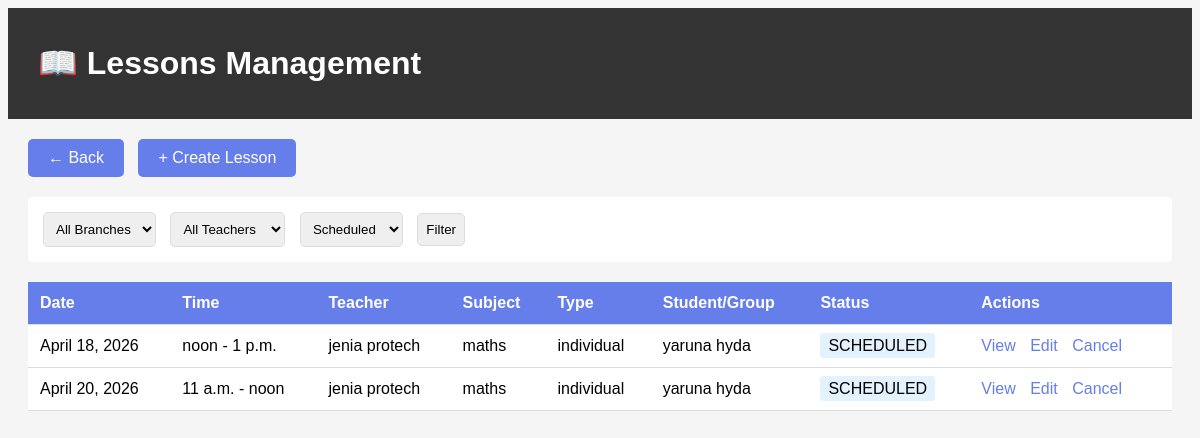
The app's page /lessons/list/ (signed in), older data.
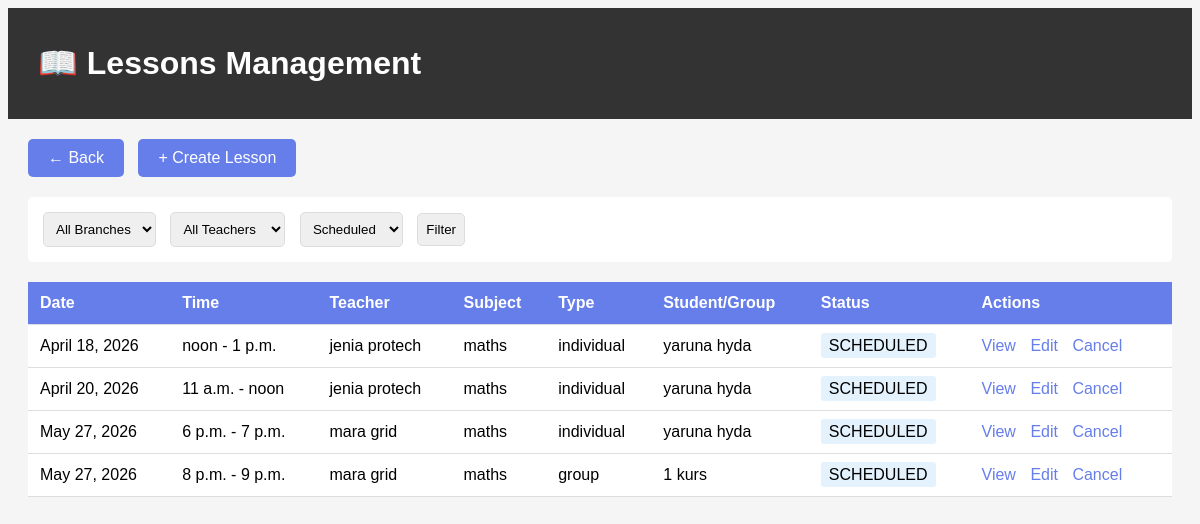
The same page, newer data.
### lessons/models.py (models this page shows)
class Lesson(models.Model):
    LESSON_STATUS = [
        ('SCHEDULED', 'Scheduled'), #запланований
        ('COMPLETED', 'Completed'), #проведений
        ('CANCELLED', 'Cancelled'), #скасований
    ]
    template = models.ForeignKey(LessonTemplate, on_delete=models.SET_NULL, null=True, blank=True) #якщо шаблон видалити → урок залишиться
    teacher = models.ForeignKey(CustomUser, on_delete=models.CASCADE, limit_choices_to={'role': 'TEACHER'})
    subject = models.ForeignKey(Subject, on_delete=models.CASCADE)
    branch = models.ForeignKey(Branch, on_delete=models.CASCADE)
    lesson_type = models.CharField(max_length=10, choices=[('individual', 'Individual'), ('group', 'Group')])
    student = models.ForeignKey(Student, on_delete=models.CASCADE, null=True, blank=True)
    group = models.ForeignKey(Group, on_delete=models.CASCADE, null=True, blank=True)
    date = models.DateField()
    start_time = models.TimeField()
    end_time = models.TimeField()
    status = models.CharField(max_length=20, choices=LESSON_STATUS, default='SCHEDULED') #'SCHEDULED' по дефолту урок ще не проведений
    created_at = models.DateTimeField(auto_now_add=True) # auto_now_add=True автоматично поставити дату і час тільки один раз — при створенні запису

### users/models.py (models this page shows, shortened)
class CustomUser(AbstractUser):
    ROLE_CHOICES = [
        ('ADMIN', 'Administrator'),
        ('TEACHER', 'Teacher'),
    ]
    phone = models.CharField(
        max_length=15,
        unique=True,
        help_text="Phone number in format: +380XXXXXXXXX"
    )
    role = models.CharField(
        max_length=10,
        choices=ROLE_CHOICES,
        default='TEACHER',
        help_text="User role: ADMIN or TEACHER"
    )
    is_active = models.BooleanField(
        default=True,
        help_text="Designates whether this user should be treated as active"
    )
    USERNAME_FIELD = 'phone'
    REQUIRED_FIELDS = ['email']
    objects = CustomUserManager()
    class Meta:
        db_table = 'users_customuser'
        verbose_name = 'Custom User'
        verbose_name_plural = 'Custom Users'
        ordering = ['phone']
        indexes = [
            models.Index(fields=['phone']),
            models.Index(fields=['role']),
            models.Index(fields=['is_active']),
        ]

### subjects/models.py (models this page shows)
class Subject(models.Model):
    name = models.CharField(max_length=255)
    branch = models.ForeignKey(Branch, on_delete=models.CASCADE)
    status = models.CharField(
        max_length=10,
        choices=[('active', 'Active'), ('archived', 'Archived')],
        default='active'
    )
    created_at = models.DateTimeField(auto_now_add=True)
    class Meta:
        unique_together = ('name', 'branch')

### students/models.py (models this page shows, shortened)
class Student(models.Model):
    first_name = models.CharField(max_length=100)
    last_name = models.CharField(max_length=100)
    date_of_birth = models.DateField(null=True, blank=True)
    phone = models.CharField(max_length=15, blank=True)
    email = models.EmailField(blank=True)
    address = models.TextField(blank=True)
    branch = models.ForeignKey(Branch, on_delete=models.CASCADE)
    status = models.CharField(
        max_length=10,
        choices=[('active', 'Active'), ('archived', 'Archived')],
        default='active'
    )
    created_at = models.DateTimeField(auto_now_add=True)

### groups/models.py (models this page shows)
class Group(models.Model):
    name = models.CharField(max_length=255)
    branch = models.ForeignKey(Branch, on_delete=models.CASCADE) #CASCADE-branch видалили — всі пов’язані записи теж
    students = models.ManyToManyField(Student, through='GroupMembership')
    status = models.CharField(
        max_length=10,
        choices=[('active', 'Active'), ('archived', 'Archived')],
        default='active' #значення поля за замовчуванням
    )
    created_at = models.DateTimeField(auto_now_add=True)

### lessons/views.py (the view)
# urls.py: path('list/', views.lesson_list, name='lesson_list'),
@login_required(login_url='login')
def lesson_list(request):
    if not check_admin(request.user) and request.user.role != 'TEACHER':
        messages.error(request, 'Access denied')
        return redirect('dashboard')
    lessons = Lesson.objects.filter(status='SCHEDULED').order_by('date', 'start_time') #order_by() сортування записів у базі даних
    if request.user.role == 'TEACHER':
        lessons = lessons.filter(teacher=request.user)
    teacher_id = request.GET.get('teacher') #request.GET url
    branch_id = request.GET.get('branch')
    status = request.GET.get('status', 'SCHEDULED')
    if teacher_id:
        lessons = lessons.filter(teacher_id=teacher_id)
    if branch_id:
        lessons = lessons.filter(branch_id=branch_id)
    if status:
        lessons = Lesson.objects.filter(status=status).order_by('date', 'start_time')
    teachers = CustomUser.objects.filter(role='TEACHER')
    branches = Branch.objects.filter(status='active')
    context = {
        'lessons': lessons,
        'teachers': teachers,
        'branches': branches,
        'selected_teacher': teacher_id,
        'selected_branch': branch_id,
        'selected_status': status,
    }
    return render(request, 'lessons/lesson_list.html', context)

### lessons/views.py (called while the page is built)
def check_admin(user):
    return user.is_authenticated and user.role == 'ADMIN'

### lessons/templates/lessons/lesson_list.html (shortened to what this page needs)
<!DOCTYPE html>
<html lang="en">
<head>
</head>
<body>
    <div class="navbar">
        <h1>📖 Lessons Management</h1>
    </div>
    <div class="container">
        <a href="{% url 'dashboard' %}" class="btn">← Back</a>
        <a href="{% url 'lesson_create' %}" class="btn">+ Create Lesson</a>
        <div class="filter-form">
            <form method="get">
                <select name="branch">
                    <option value="">All Branches</option>
                </select>
                <select name="teacher">
                    <option value="">All Teachers</option>
                </select>
                <select name="status">
                    <option value="SCHEDULED" {% if selected_status == "SCHEDULED" %}selected{% endif %}>Scheduled</option>
                </select>
                <button type="submit">Filter</button>
            </form>
        </div>
        <table>
            <thead>
                <tr>
                    <th>Date</th>
                    <th>Time</th>
                    <th>Teacher</th>
                    <th>Subject</th>
                    <th>Type</th>
                    <th>Student/Group</th>
                    <th>Status</th>
                    <th>Actions</th>
                </tr>
            </thead>
            <tbody>
                {% for lesson in lessons %}
                <tr>
                    <td>{{ lesson.date }}</td>
                    <td>{{ lesson.start_time }} - {{ lesson.end_time }}</td>
                    <td>{{ lesson.teacher.first_name }} {{ lesson.teacher.last_name }}</td>
                    <td>{{ lesson.subject.name }}</td>
                    <td>{{ lesson.lesson_type }}</td>
                    <td>
                        {% if lesson.lesson_type == 'individual' %}
                            {{ lesson.student.first_name }} {{ lesson.student.last_name }}
                        {% else %}
                            {{ lesson.group.name }}
                        {% endif %}
                    </td>
                    <td>
                        <span class="status-{{ lesson.status|lower }}">{{ lesson.status }}</span>
                    </td>
                    <td>
                        <a href="{% url 'lesson_detail' lesson.pk %}">View</a>
                        {% if lesson.status == 'SCHEDULED' %}
                            <a href="{% url 'lesson_edit' lesson.pk %}">Edit</a>
                            <a href="{% url 'lesson_cancel' lesson.pk %}">Cancel</a>
                        {% endif %}
                    </td>
                </tr>
                {% endfor %}
            </tbody>
        </table>
    </div>
</body>
</html>

### lessons/templates/lessons/lesson_list.html (style rules this page uses)
body { font-family: Arial, sans-serif; background: #f5f5f5; }
.navbar { background: #333; color: white; padding: 15px 30px; }
.container { max-width: 1200px; margin: 20px auto; padding: 0 20px; }
.btn { display: inline-block; background: #667eea; color: white; padding: 10px 20px; border-radius: 5px; text-decoration: none; margin-bottom: 20px; }
.filter-form { background: white; padding: 15px; border-radius: 5px; margin-bottom: 20px; }
.filter-form select, .filter-form button { padding: 8px; margin-right: 10px; border: 1px solid #ddd; border-radius: 5px; }
table { width: 100%; background: white; border-collapse: collapse; }
th, td { padding: 12px; text-align: left; border-bottom: 1px solid #ddd; }
th { background: #667eea; color: white; }
a { color: #667eea; text-decoration: none; margin-right: 10px; }
.status-scheduled { background: #e3f2fd; padding: 4px 8px; border-radius: 3px; }

Row changes from the older to the newer data that the page shows:
added Lesson: date "May 27, 2026", start_time "6 p.m.", end_time "7 p.m.", teacher.first_name "mara", teacher.last_name "grid", subject.name "maths", lesson_type "individual", student.first_name "yaruna", student.last_name "hyda", status "SCHEDULED", shows "Edit"
added Lesson: date "May 27, 2026", start_time "8 p.m.", end_time "9 p.m.", teacher.first_name "mara", teacher.last_name "grid", subject.name "maths", lesson_type "group", group.name "1 kurs", status "SCHEDULED", shows "Edit"
